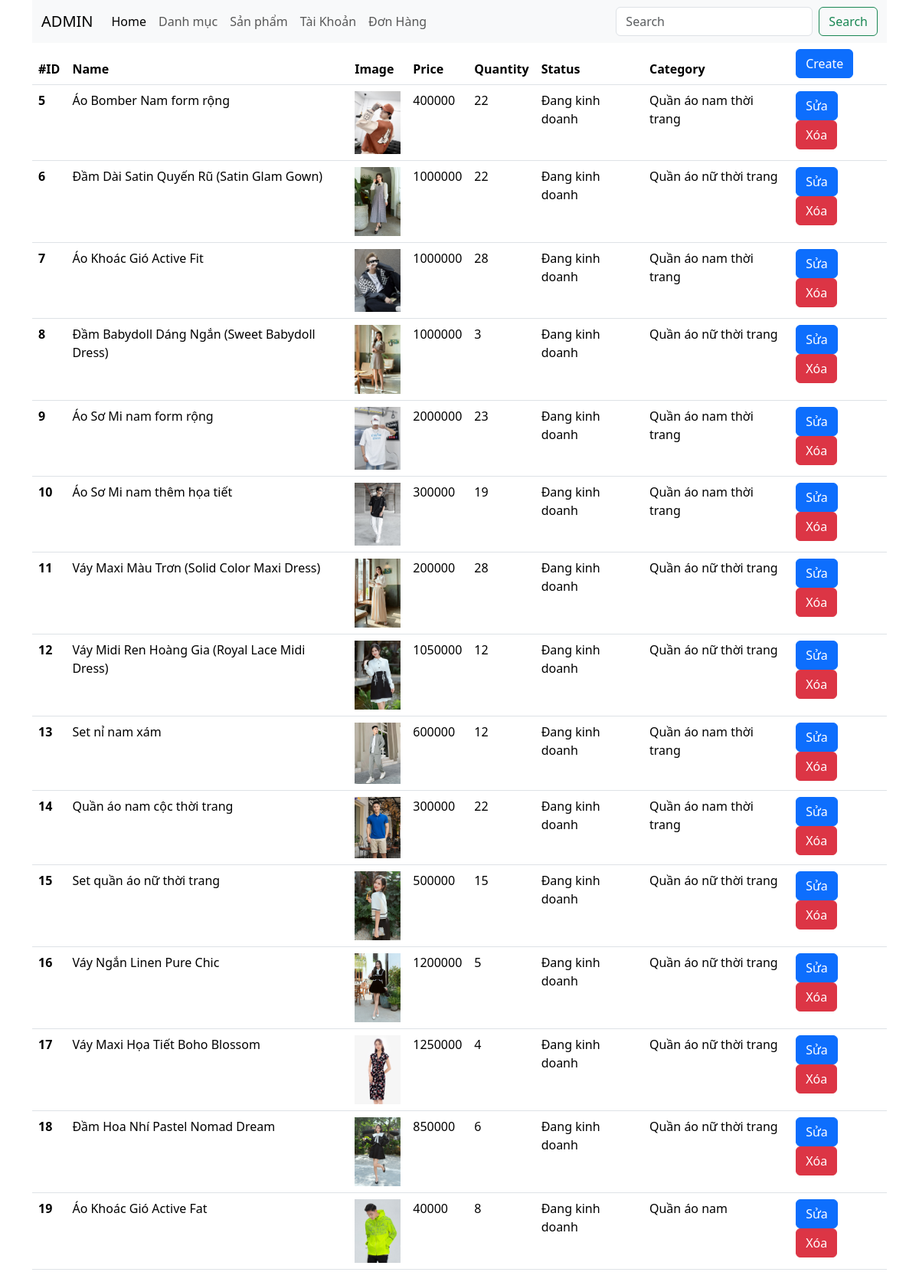
The page /admin/?ctl=listsp on the database its author committed.
### tables this page shows
CREATE TABLE `products` (
  `id` int NOT NULL,
  `name` varchar(255) NOT NULL,
  `image` varchar(255) NOT NULL,
  `price` bigint NOT NULL,
  `quantity` int NOT NULL,
  `description` text NOT NULL,
  `status` tinyint NOT NULL DEFAULT '1',
  `category_id` int NOT NULL
);

CREATE TABLE `categories` (
  `id` int NOT NULL,
  `cate_name` varchar(255) NOT NULL,
  `type` tinyint(1) NOT NULL,
  `soft_delete` tinyint(1) NOT NULL DEFAULT '0'
);

### common/function.php (called while the page is built, shortened)
<?php
function view($view, $data = [])
{
    extract($data);
    $view = str_replace('.', '/', $view);
    include_once ROOT_DIR . "views/$view.php";
}

### controllers/admin/AdminProductController.php (called while the page is built, shortened)
<?php
class AdminProductController
{
    public function index()
    {
        $products = (new Product)->all();
        return view('admin.products.list', compact('products', 'message'));
    }
}

### admin/index.php (called while the page is built, shortened)
<?php
require_once __DIR__ . "/../common/function.php";
require_once __DIR__ . "/../models/BaseModel.php";
require_once __DIR__ . "/../models/Product.php";
require_once __DIR__ . "/../controllers/admin/AdminProductController.php";
$ctl = $_GET['ctl'] ?? "";
match ($ctl) {
    "" => view("admin.dashboard"),
    "listsp" => (new AdminProductController)->index(),
    'addsp' => (new AdminProductController)->create(),
    'storesp' => (new AdminProductController)->store(),
    'editsp' => (new AdminProductController)->edit(),
    'updatesp' => (new AdminProductController)->update(),
    'deletesp' => (new AdminProductController)->delete(),
    'listdm' => (new AdminCategoryController)->index(),
    'adddm' => (new AdminCategoryController)->add(),
    'storedm' => (new AdminCategoryController)->store(),
    'editdm' => (new AdminCategoryController)->edit(),
    'updatedm' => (new AdminCategoryController)->update(),
    'deletedm' => (new AdminCategoryController)->delete(),
    'listuser' => (new AuthController)->index(),
    'updateuser' => (new AuthController)->updateActive(),
    default => view('404.404'),
    'list-order' => (new OrderController)->index(),
    'detail-order'=> (new OrderController)->showOrder(),
};

### models/BaseModel.php (called while the page is built, shortened)
<?php
class BaseModel
{
    public function __construct()
    {
        try {
            $this->conn = new PDO("mysql:host=localhost; dbname=N6; charset=utf8", "root", "");
        } catch (PDOException $e) {
            echo "Lỗi kết nối cơ sở dữ liệu: " . $e->getMessage();
        }
    }
}

### models/Product.php (called while the page is built, shortened)
<?php
class Product extends BaseModel
{
    public function all()
    {
        $sql = "SELECT p.*, c.cate_name FROM products p JOIN categories c ON p.category_id=c.id";
        $stmt = $this->conn->prepare($sql);
        $stmt->execute();
        return $stmt->fetchAll(PDO::FETCH_ASSOC);
    }
}

### views/admin/products/list.php (the view, shortened to what this page needs)
<?php include_once ROOT_DIR . "views/admin/header.php" ?>
<div>
    <table class="table">
        <thead>
            <tr>
                <th scope="col">#ID</th>
                <th scope="col">Name</th>
                <th scope="col">Image</th>
                <th scope="col">Price</th>
                <th scope="col">Quantity</th>
                <th scope="col">Status</th>
                <th scope="col">Category</th>
                <th>
                    <a href="<?= ADMIN_URL . '?ctl=addsp' ?>" class="btn btn-primary">Create</a>
                </th>
            </tr>
        </thead>
        <tbody>
            <?php foreach ($products as $pro): ?>
                <tr>
                    <th scope="row"><?= $pro['id'] ?></th>
                    <td><?= $pro['name'] ?></td>
                    <td>
                        <img src="<?= ROOT_URL . 'images/' . $pro['image'] ?>" width="60" alt="">
                    </td>
                    <td><?= $pro['price'] ?></td>
                    <td><?= $pro['quantity'] ?></td>
                    <td><?= $pro['status'] ? "Đang kinh doanh" : "Ngừng kinh doanh" ?></td>
                    <td><?= $pro['cate_name'] ?></td>
                    <td>
                        <a href="<?= ADMIN_URL . '?ctl=editsp&id=' . $pro['id'] ?>" class="btn btn-primary">Sửa</a>
                        <a href="<?= ADMIN_URL . '?ctl=deletesp&id=' . $pro['id'] ?>" class="btn btn-danger" onclick="return confirm('Bạn có muốn xóa không?')">Xóa</a>
                    </td>
                </tr>
            <?php endforeach ?>
        </tbody>
    </table>
</div>
<?php include_once ROOT_DIR . "views/admin/footer.php" ?>

### rows shown on the page
products: id "5", name "Áo Bomber Nam form rộng", image (picture), price "400000", quantity "22", status "Đang kinh doanh", category.cate_name "Quần áo nam thời trang"
products: id "6", name "Đầm Dài Satin Quyến Rũ (Satin Glam Gown)", image (picture), price "1000000", quantity "22", status "Đang kinh doanh", category.cate_name "Quần áo nữ thời trang"
products: id "7", name "Áo Khoác Gió Active Fit", image (picture), price "1000000", quantity "28", status "Đang kinh doanh", category.cate_name "Quần áo nam thời trang"
products: id "8", name "Đầm Babydoll Dáng Ngắn (Sweet Babydoll Dress)", image (picture), price "1000000", quantity "3", status "Đang kinh doanh", category.cate_name "Quần áo nữ thời trang"
products: id "9", name "Áo Sơ Mi nam form rộng", image (picture), price "2000000", quantity "23", status "Đang kinh doanh", category.cate_name "Quần áo nam thời trang"
products: id "10", name "Áo Sơ Mi nam thêm họa tiết", image (picture), price "300000", quantity "19", status "Đang kinh doanh", category.cate_name "Quần áo nam thời trang"
products: id "11", name "Váy Maxi Màu Trơn (Solid Color Maxi Dress)", image (picture), price "200000", quantity "28", status "Đang kinh doanh", category.cate_name "Quần áo nữ thời trang"
products: id "12", name "Váy Midi Ren Hoàng Gia (Royal Lace Midi Dress)", image (picture), price "1050000", quantity "12", status "Đang kinh doanh", category.cate_name "Quần áo nữ thời trang"
products: id "13", name "Set nỉ nam xám", image (picture), price "600000", quantity "12", status "Đang kinh doanh", category.cate_name "Quần áo nam thời trang"
products: id "14", name "Quần áo nam cộc thời trang", image (picture), price "300000", quantity "22", status "Đang kinh doanh", category.cate_name "Quần áo nam thời trang"
products: id "15", name "Set quần áo nữ thời trang", image (picture), price "500000", quantity "15", status "Đang kinh doanh", category.cate_name "Quần áo nữ thời trang"
products: id "16", name "Váy Ngắn Linen Pure Chic", image (picture), price "1200000", quantity "5", status "Đang kinh doanh", category.cate_name "Quần áo nữ thời trang"
products: id "17", name "Váy Maxi Họa Tiết Boho Blossom", image (picture), price "1250000", quantity "4", status "Đang kinh doanh", category.cate_name "Quần áo nữ thời trang"
products: id "18", name "Đầm Hoa Nhí Pastel Nomad Dream", image (picture), price "850000", quantity "6", status "Đang kinh doanh", category.cate_name "Quần áo nữ thời trang"
products: id "19", name "Áo Khoác Gió Active Fat", image (picture), price "40000", quantity "8", status "Đang kinh doanh", category.cate_name "Quần áo nam"
